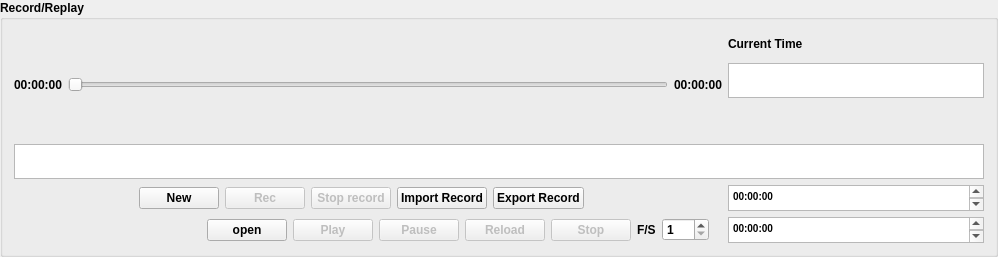
         <widget class="QGroupBox" name="groupBox_9">
          <property name="maximumSize">
           <size>
            <width>16777215</width>
            <height>16777215</height>
           </size>
          </property>
          <property name="font">
           <font>
            <pointsize>9</pointsize>
            <weight>75</weight>
            <bold>true</bold>
           </font>
          </property>
          <property name="title">
           <string>Record/Replay</string>
          </property>
          <layout class="QGridLayout" name="gridLayout_6">
           <item row="0" column="0">
            <layout class="QHBoxLayout" name="horizontalLayout_10">
             <item>
              <layout class="QHBoxLayout" name="horizontalLayout_11">
               <item>
                <layout class="QVBoxLayout" name="verticalLayout_44">
                 <item>
                  <layout class="QHBoxLayout" name="horizontalLayout_6">
                   <item>
                    <widget class="QLabel" name="CurrentTimelabel">
                     <property name="text">
                      <string>00:00:00</string>
                     </property>
                    </widget>
                   </item>
                   <item>
                    <widget class="QSlider" name="TimerSlider">
                     <property name="minimumSize">
                      <size>
                       <width>600</width>
                       <height>0</height>
                      </size>
                     </property>
                     <property name="maximum">
                      <number>0</number>
                     </property>
                     <property name="orientation">
                      <enum>Qt::Horizontal</enum>
                     </property>
                    </widget>
                   </item>
                   <item>
                    <widget class="QLabel" name="TotalTime">
                     <property name="text">
                      <string>00:00:00</string>
                     </property>
                    </widget>
                   </item>
                   <item>
                    <layout class="QVBoxLayout" name="verticalLayout_198">
                     <item>
                      <widget class="QLabel" name="tempNow_label_5">
                       <property name="minimumSize">
                        <size>
                         <width>0</width>
                         <height>26</height>
                        </size>
                       </property>
                       <property name="maximumSize">
                        <size>
                         <width>16777215</width>
                         <height>35</height>
                        </size>
                       </property>
                       <property name="text">
                        <string>Current Time</string>
                       </property>
                      </widget>
                     </item>
                     <item>
                      <widget class="QTextBrowser" name="RealTime">
                       <property name="minimumSize">
                        <size>
                         <width>200</width>
                         <height>25</height>
                        </size>
                       </property>
                       <property name="maximumSize">
                        <size>
                         <width>16777215</width>
                         <height>35</height>
                        </size>
                       </property>
                      </widget>
                     </item>
                     <item>
                      <spacer name="verticalSpacer_109">
                       <property name="orientation">
                        <enum>Qt::Vertical</enum>
                       </property>
                       <property name="sizeHint" stdset="0">
                        <size>
                         <width>20</width>
                         <height>40</height>
                        </size>
                       </property>
                      </spacer>
                     </item>
                    </layout>
                   </item>
                  </layout>
                 </item>
                 <item>
                  <widget class="QTextEdit" name="RecordName">
                   <property name="maximumSize">
                    <size>
                     <width>16777215</width>
                     <height>35</height>
                    </size>
                   </property>
                   <property name="readOnly">
                    <bool>true</bool>
                   </property>
                  </widget>
                 </item>
                 <item>
                  <layout class="QHBoxLayout" name="horizontalLayout_12">
                   <item>
                    <spacer name="horizontalSpacer_3">
                     <property name="orientation">
                      <enum>Qt::Horizontal</enum>
                     </property>
                     <property name="sizeHint" stdset="0">
                      <size>
                       <width>40</width>
                       <height>20</height>
                      </size>
                     </property>
                    </spacer>
                   </item>
                   <item>
                    <widget class="QPushButton" name="btn_newButton">
                     <property name="enabled">
                      <bool>true</bool>
                     </property>
                     <property name="text">
                      <string>New</string>
                     </property>
                    </widget>
                   </item>
                   <item>
                    <widget class="QPushButton" name="btn_Record">
                     <property name="enabled">
                      <bool>false</bool>
                     </property>
                     <property name="text">
                      <string>Rec</string>
                     </property>
                    </widget>
                   </item>
                   <item>
                    <widget class="QPushButton" name="StopSavepushButton">
                     <property name="enabled">
                      <bool>false</bool>
                     </property>
                     <property name="text">
                      <string>Stop record</string>
                     </property>
                    </widget>
                   </item>
                   <item>
                    <widget class="QPushButton" name="importRec">
                     <property name="text">
                      <string>Import Record</string>
                     </property>
                    </widget>
                   </item>
                   <item>
                    <widget class="QPushButton" name="ExportRec">
                     <property name="text">
                      <string>Export Record</string>
                     </property>
                    </widget>
                   </item>
                   <item>
                    <spacer name="horizontalSpacer_4">
                     <property name="orientation">
                      <enum>Qt::Horizontal</enum>
                     </property>
                     <property name="sizeHint" stdset="0">
                      <size>
                       <width>40</width>
                       <height>20</height>
                      </size>
                     </property>
                    </spacer>
                   </item>
                   <item>
                    <widget class="QLabel" name="Record">
                     <property name="minimumSize">
                      <size>
                       <width>0</width>
                       <height>0</height>
                      </size>
                     </property>
                     <property name="font">
                      <font>
                       <pointsize>9</pointsize>
                       <weight>75</weight>
                       <bold>true</bold>
                      </font>
                     </property>
                     <property name="text">
                      <string/>
                     </property>
                     <property name="pixmap">
                      <pixmap>:/images/icons8-recording.gif</pixmap>
                     </property>
                     <property name="scaledContents">
                      <bool>false</bool>
                     </property>
                    </widget>
                   </item>
                   <item>
                    <widget class="QTextEdit" name="RecordTime">
                     <property name="maximumSize">
                      <size>
                       <width>16777215</width>
                       <height>26</height>
                      </size>
                     </property>
                     <property name="html">
                      <string>&lt;!DOCTYPE HTML PUBLIC &quot;-//W3C//DTD HTML 4.0//EN&quot; &quot;http://www.w3.org/TR/REC-html40/strict.dtd&quot;&gt;
&lt;html&gt;&lt;head&gt;&lt;meta name=&quot;qrichtext&quot; content=&quot;1&quot; /&gt;&lt;style type=&quot;text/css&quot;&gt;
p, li { white-space: pre-wrap; }
&lt;/style&gt;&lt;/head&gt;&lt;body style=&quot; font-family:'MS Shell Dlg 2'; font-size:9pt; font-weight:600; font-style:normal;&quot;&gt;
&lt;p style=&quot; margin-top:0px; margin-bottom:0px; margin-left:0px; margin-right:0px; -qt-block-indent:0; text-indent:0px;&quot;&gt;&lt;span style=&quot; font-size:7.8pt;&quot;&gt;00:00:00&lt;/span&gt;&lt;/p&gt;
&lt;p style=&quot;-qt-paragraph-type:empty; margin-top:0px; margin-bottom:0px; margin-left:0px; margin-right:0px; -qt-block-indent:0; text-indent:0px; font-size:7.8pt;&quot;&gt;&lt;br /&gt;&lt;/p&gt;&lt;/body&gt;&lt;/html&gt;</string>
                     </property>
                    </widget>
                   </item>
                  </layout>
                 </item>
                 <item>
                  <layout class="QHBoxLayout" name="horizontalLayout_13">
                   <item>
                    <spacer name="horizontalSpacer_5">
                     <property name="orientation">
                      <enum>Qt::Horizontal</enum>
                     </property>
                     <property name="sizeHint" stdset="0">
                      <size>
                       <width>40</width>
                       <height>20</height>
                      </size>
                     </property>
                    </spacer>
                   </item>
                   <item>
                    <widget class="QPushButton" name="openpushButton">
                     <property name="text">
                      <string>open</string>
                     </property>
                    </widget>
                   </item>
                   <item>
                    <widget class="QPushButton" name="playpushButton">
                     <property name="enabled">
                      <bool>false</bool>
                     </property>
                     <property name="text">
                      <string>Play</string>
                     </property>
                    </widget>
                   </item>
                   <item>
                    <widget class="QPushButton" name="pausepushButton">
                     <property name="enabled">
                      <bool>false</bool>
                     </property>
                     <property name="text">
                      <string>Pause</string>
                     </property>
                    </widget>
                   </item>
                   <item>
                    <widget class="QPushButton" name="reloadpushButton">
                     <property name="enabled">
                      <bool>false</bool>
                     </property>
                     <property name="text">
                      <string>Reload</string>
                     </property>
                    </widget>
                   </item>
                   <item>
                    <widget class="QPushButton" name="StoppushButton">
                     <property name="enabled">
                      <bool>false</bool>
                     </property>
                     <property name="text">
                      <string>Stop</string>
                     </property>
                    </widget>
                   </item>
                   <item>
                    <widget class="QLabel" name="label">
                     <property name="text">
                      <string>F/S</string>
                     </property>
                    </widget>
                   </item>
                   <item>
                    <widget class="QSpinBox" name="Framerate">
                     <property name="minimum">
                      <number>1</number>
                     </property>
                     <property name="maximum">
                      <number>200</number>
                     </property>
                    </widget>
                   </item>
                   <item>
                    <widget class="QLabel" name="Replay">
                     <property name="text">
                      <string/>
                     </property>
                     <property name="pixmap">
                      <pixmap>:/images/icons8-replay.gif</pixmap>
                     </property>
                    </widget>
                   </item>
                   <item>
                    <widget class="QTextEdit" name="ReplayTime">
                     <property name="minimumSize">
                      <size>
                       <width>0</width>
                       <height>0</height>
                      </size>
                     </property>
                     <property name="maximumSize">
                      <size>
                       <width>16777215</width>
                       <height>26</height>
                      </size>
                     </property>
                     <property name="html">
                      <string>&lt;!DOCTYPE HTML PUBLIC &quot;-//W3C//DTD HTML 4.0//EN&quot; &quot;http://www.w3.org/TR/REC-html40/strict.dtd&quot;&gt;
&lt;html&gt;&lt;head&gt;&lt;meta name=&quot;qrichtext&quot; content=&quot;1&quot; /&gt;&lt;style type=&quot;text/css&quot;&gt;
p, li { white-space: pre-wrap; }
&lt;/style&gt;&lt;/head&gt;&lt;body style=&quot; font-family:'MS Shell Dlg 2'; font-size:9pt; font-weight:600; font-style:normal;&quot;&gt;
&lt;p style=&quot; margin-top:0px; margin-bottom:0px; margin-left:0px; margin-right:0px; -qt-block-indent:0; text-indent:0px;&quot;&gt;&lt;span style=&quot; font-size:7.8pt;&quot;&gt;00:00:00&lt;/span&gt;&lt;/p&gt;
&lt;p style=&quot;-qt-paragraph-type:empty; margin-top:0px; margin-bottom:0px; margin-left:0px; margin-right:0px; -qt-block-indent:0; text-indent:0px; font-size:7.8pt;&quot;&gt;&lt;br /&gt;&lt;/p&gt;&lt;/body&gt;&lt;/html&gt;</string>
                     </property>
                    </widget>
                   </item>
                  </layout>
                 </item>
                </layout>
               </item>
              </layout>
             </item>
            </layout>
           </item>
          </layout>
         </widget>
